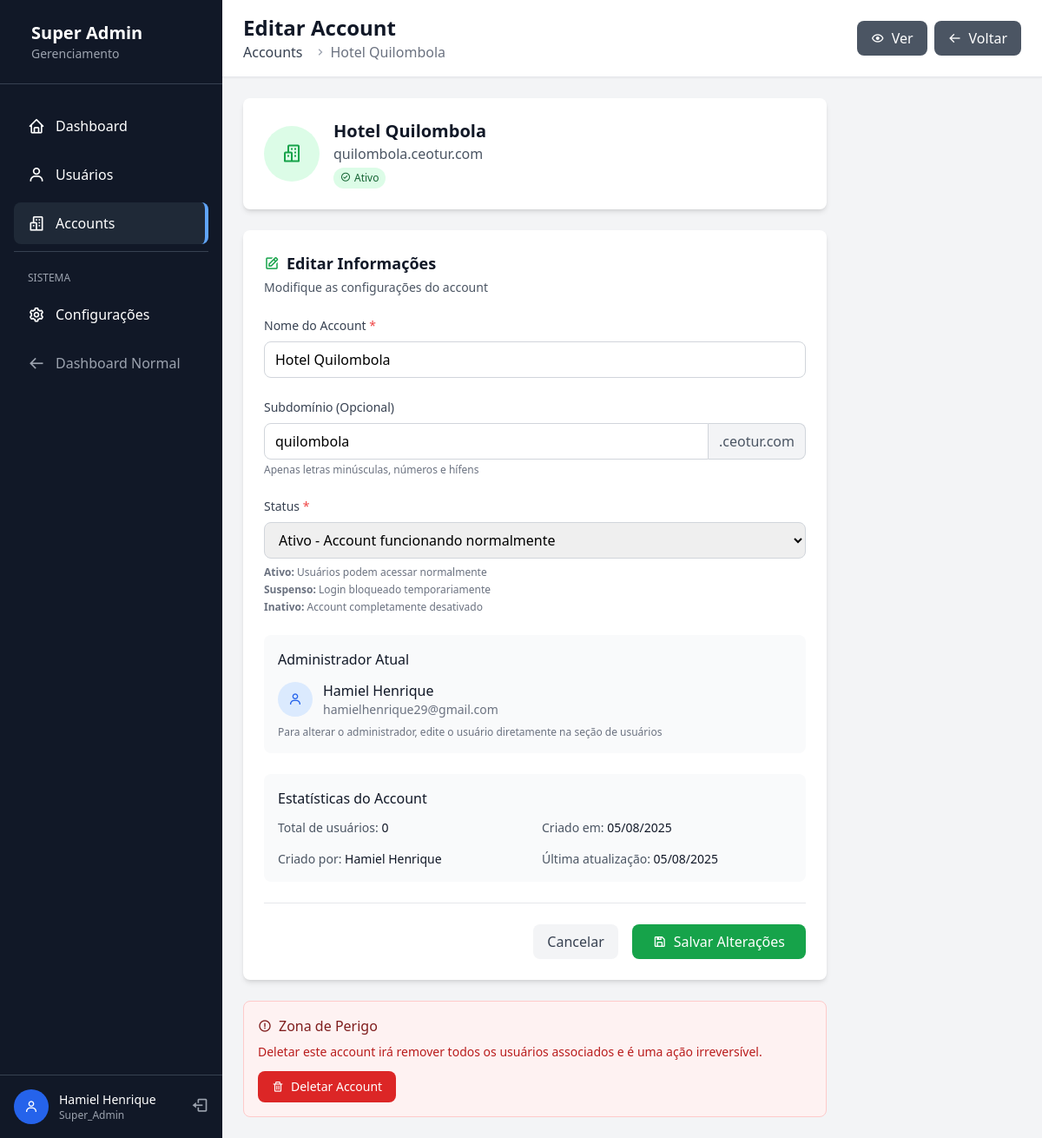
The page /super-admin/accounts/1/edit (signed in) on the database as committed earlier.
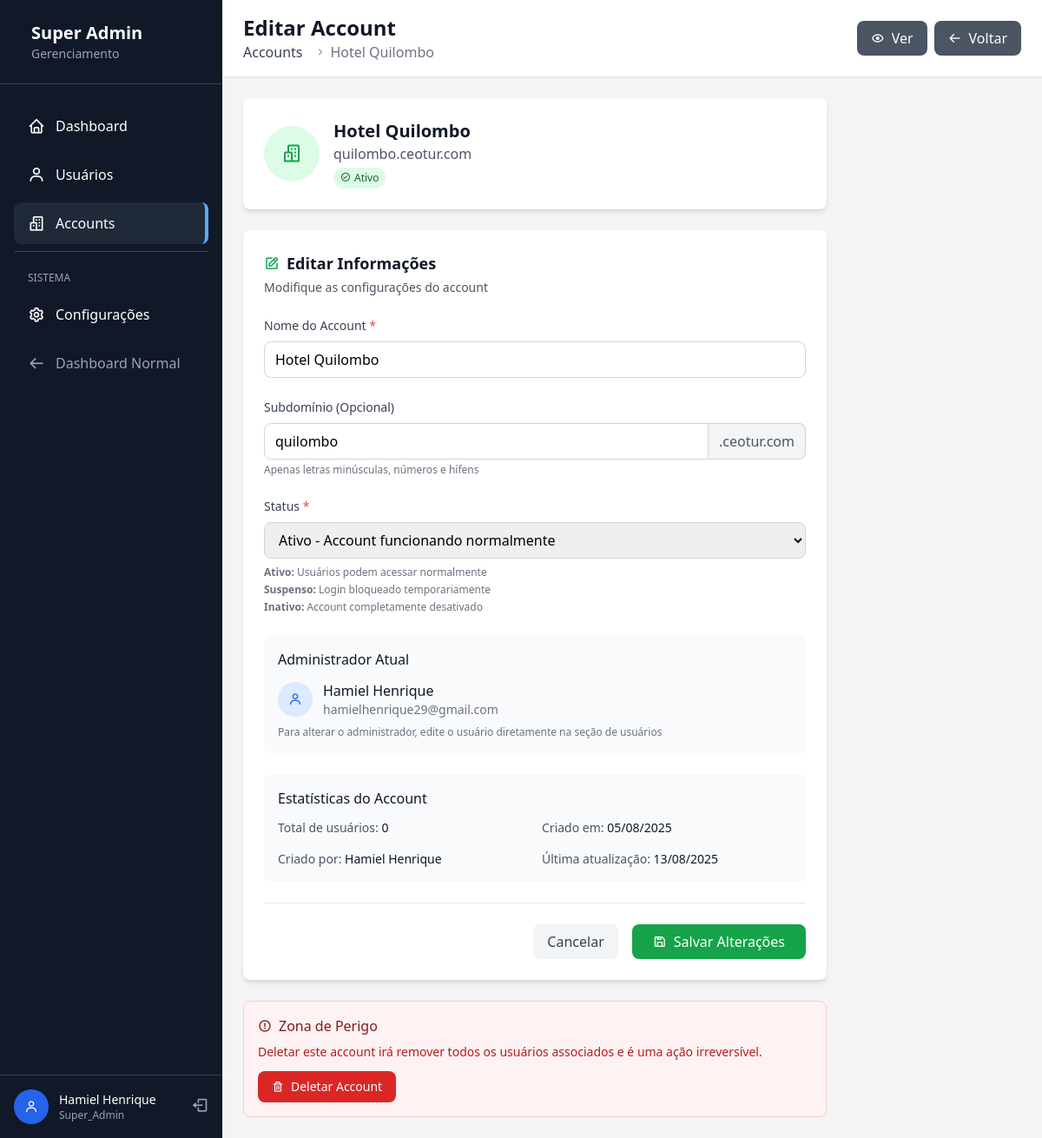
The same page on the database as committed later.
### app/models/account.py (models this page shows, shortened)
class Account(db.Model):
    __tablename__ = 'accounts'
    id = db.Column(db.Integer, primary_key=True)
    name = db.Column(db.String(100), nullable=False)
    subdomain = db.Column(db.String(50), unique=True, nullable=True, index=True)
    status = db.Column(db.Enum(AccountStatus), nullable=False, default=AccountStatus.ACTIVE)
    is_active = db.Column(db.Boolean, default=True, nullable=False)
    owner_id = db.Column(db.Integer, db.ForeignKey('users.id'), nullable=False)
    created_by = db.Column(db.Integer, db.ForeignKey('users.id'), nullable=False)
    created_at = db.Column(db.DateTime, default=datetime.utcnow, nullable=False)
    updated_at = db.Column(db.DateTime, default=datetime.utcnow, onupdate=datetime.utcnow)
    owner = db.relationship('User', foreign_keys=[owner_id], backref='owned_accounts')
    creator = db.relationship('User', foreign_keys=[created_by], backref='created_accounts')
    def get_user_count(self):
        return self.members.count()

### app/frontend/routes/super_admin/accounts.py (the view, shortened to what this page needs)
@accounts_bp.route('/<int:account_id>/edit', methods=['GET', 'POST'])
@super_admin_required
def edit(account_id):
    account = Account.query.get_or_404(account_id)
    return render_template('super_admin/accounts/edit.html', account=account)

### app/frontend/routes/super_admin/__init__.py (called while the page is built)
def super_admin_required(f):
    @wraps(f)
    @login_required
    def decorated_function(*args, **kwargs):
        if not current_user.is_authenticated:
            flash('Você precisa estar logado!', 'error')
            return redirect(url_for('auth.login'))
        if not current_user.is_super_admin():
            flash('Acesso negado! Área restrita para Super Admin.', 'error')
            return redirect(url_for('main.dashboard'))
        return f(*args, **kwargs)
    return decorated_function

### app/models/user.py (called while the page is built)
    def is_super_admin(self):
        return self.role == UserRole.SUPER_ADMIN

    def get_full_name(self):
        return f"{self.first_name} {self.last_name}".strip()

### app/frontend/templates/super_admin/accounts/edit.html (shortened to what the changed rows need)
{% extends "super_admin/base.html" %}
{% block page_title %}Editar Account{% endblock %}
{% block breadcrumb %}
<nav class="flex" aria-label="Breadcrumb">
    <ol class="inline-flex items-center space-x-1 md:space-x-3">
        <li>
            <div class="flex items-center">
                <i class='bx bx-chevron-right text-gray-400'></i>
                <span class="ml-1 text-gray-500">{{ account.name }}</span>
            </div>
        </li>
    </ol>
</nav>
{% endblock %}
{% block content %}
<div class="max-w-2xl">
    <div class="bg-white rounded-lg shadow-md p-6 mb-6">
        <div class="flex items-center">
            <div>
                <h3 class="text-xl font-semibold text-gray-900">{{ account.name }}</h3>
                {% if account.subdomain %}
                    <p class="text-gray-600">{{ account.subdomain }}.ceotur.com</p>
                {% else %}
                    <p class="text-gray-400">Sem subdomínio</p>
                {% endif %}
                <div class="flex items-center mt-1">
                    {% if account.status.value == 'active' %}
                        <span class="px-2 py-1 bg-green-100 text-green-800 text-xs rounded-full">
                        </span>
                    {% elif account.status.value == 'suspended' %}
                        <span class="px-2 py-1 bg-yellow-100 text-yellow-800 text-xs rounded-full">
                            <i class='bx bx-pause-circle mr-1'></i>Suspenso
                        </span>
                    {% else %}
                        <span class="px-2 py-1 bg-red-100 text-red-800 text-xs rounded-full">
                            <i class='bx bx-x-circle mr-1'></i>Inativo
                        </span>
                    {% endif %}
                </div>
            </div>
        </div>
    </div>
    <div class="bg-white rounded-lg shadow-md p-6">
        <form method="POST" class="space-y-6">
            <div>
                <label class="block text-sm font-medium text-gray-700 mb-2">
                    Nome do Account <span class="text-red-500">*</span>
                </label>
                <input type="text"
                       name="name"
                       value="{{ account.name }}"
                       required
                       class="w-full px-3 py-2 border border-gray-300 rounded-lg focus:outline-none focus:ring-2 focus:ring-green-500 focus:border-transparent">
            </div>
            <div>
                <div class="flex">
                    <input type="text"
                           name="subdomain"
                           value="{{ account.subdomain or '' }}"
                           pattern="[a-z0-9-]+"
                           class="flex-1 px-3 py-2 border border-gray-300 rounded-l-lg focus:outline-none focus:ring-2 focus:ring-green-500 focus:border-transparent">
                    <span class="px-3 py-2 bg-gray-100 border border-l-0 border-gray-300 rounded-r-lg text-gray-600">
                        .ceotur.com
                    </span>
                </div>
            </div>
            <div>
                <label class="block text-sm font-medium text-gray-700 mb-2">
                    Status <span class="text-red-500">*</span>
                </label>
                <select name="status"
                        required
                        class="w-full px-3 py-2 border border-gray-300 rounded-lg focus:outline-none focus:ring-2 focus:ring-green-500 focus:border-transparent">
                    <option value="active" {% if account.status.value == 'active' %}selected{% endif %}>
                        Ativo - Account funcionando normalmente
                    </option>
                </select>
                <div class="mt-2 text-xs text-gray-500">
                    <div class="space-y-1">
                    </div>
                </div>
            </div>
            <div class="bg-gray-50 rounded-lg p-4">
                <div class="grid grid-cols-2 gap-4 text-sm">
                    <div>
                        <span class="text-gray-600">Criado em:</span>
                        <span class="text-gray-900">
                            {% if account.created_at %}
                                {{ account.created_at.strftime('%d/%m/%Y') }}
                            {% else %}
                                —
                            {% endif %}
                        </span>
                    </div>
                    <div>
                        <span class="text-gray-600">Última atualização:</span>
                        <span class="text-gray-900">
                            {% if account.updated_at %}
                                {{ account.updated_at.strftime('%d/%m/%Y') }}
                            {% else %}
                                —
                            {% endif %}
                        </span>
                    </div>
                </div>
            </div>
        </form>
    </div>
</div>
{% endblock %}

Rows that differ between the two databases and show on the page:
changed Account "Ativo - Account funcionando normalmente": name "Hotel Quilombola" → "Hotel Quilombo"; subdomain "quilombola" → "quilombo"; updated_at "05/08/2025" → "13/08/2025"
